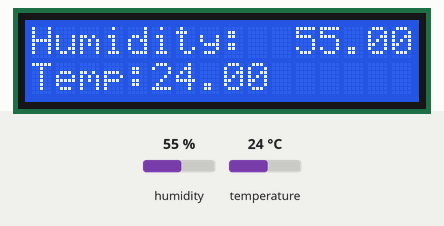
Recording of a sketch running on a simulated Arduino Uno, built with avr-gcc and run on an emulated ATmega328P. On the bench: 16×2 character LCD. The test bench sets the inputs (shaded band); at power-on: humidity 55 %, temperature 24 °C. What the sketch prints to the serial monitor is not drawn.

Above: at 1.2 s.
1.3 s: humidity set to 22 %
At 3.0 s:
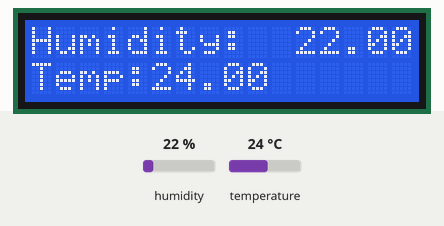
4.1 s: temperature set to 12 °C
At 5.4 s:
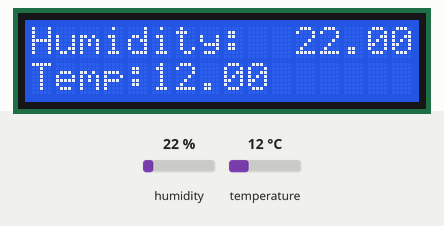
6.9 s: humidity set to 40 %
At 8.8 s:
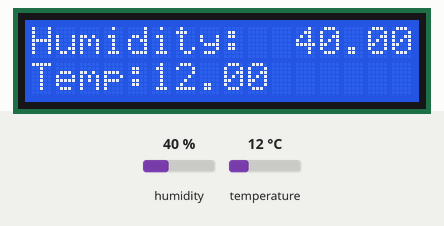
9.9 s: temperature set to 19 °C
At 11.2 s:
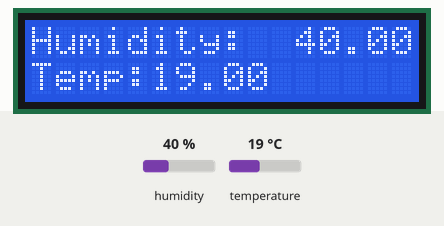
Timing chart, 0 to 12.9 s (numbered marks = the images above; inputs shaded):
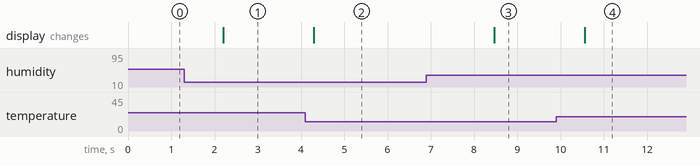

The sketch:

TempAndHumidityDetect.ino
```cpp
#include <LiquidCrystal_I2C.h>
LiquidCrystal_I2C lcd(0x27,16,2);  //Change to 0x3f or 0x27 if not appear
#include <DHT.h>
DHT dht(2, DHT11);

int powerPin = 3;    // For the instead VCC/5vOLT

void setup(){
  lcd.init();
  // Print a message to the LCD.
  lcd.backlight();
  // make power pin as output
  pinMode(powerPin, OUTPUT);
  // Default value LOW
  digitalWrite(powerPin, LOW);
 Serial.begin(9600);
 dht.begin();
}

void loop(){
 digitalWrite(powerPin, HIGH);

 float Humidity = dht.readHumidity();
 float Temperature = dht.readTemperature();

 Serial.print("Humidity: ");
 Serial.print(Humidity);
 Serial.print(" ");
 Serial.print("Temp: ");
 Serial.println(Temperature);

  lcd.clear();
  lcd.setCursor(0,0);
  lcd.print("Humidity: ");
  lcd.setCursor(11,0);
  lcd.print(Humidity);

  lcd.setCursor(0,1);
  lcd.print("Temp: ");
  lcd.setCursor(5,1);
  lcd.print(Temperature);
  delay(1000);
}
```

Measured:
- after the input at 1.3 s, the display: changes after 0.91 s (image 1)
- after the input at 4.1 s, the display: changes after 0.19 s (image 2)
- after the input at 6.9 s, the display: changes after 1.6 s (image 3)
- after the input at 9.9 s, the display: changes after 0.66 s (image 4)
